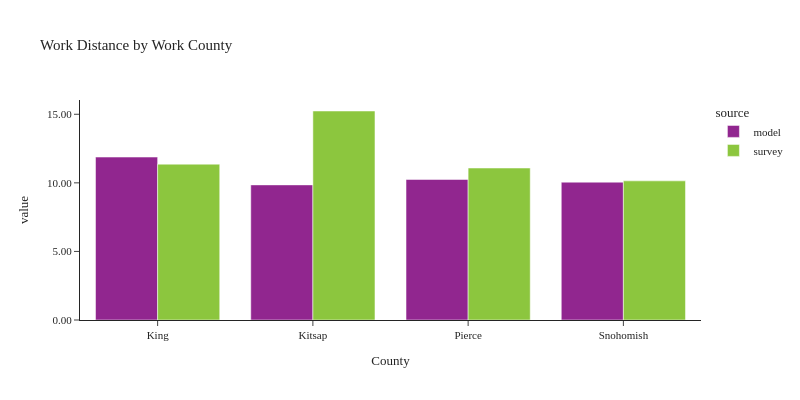

Write notebook code for a chart like this one.
### Code cell
plot_work_location(df_workers, 'CountyName_work', 'Work County', 'County')

### Figure 1 — Plotly figure (JSON) as saved in the notebook; plotly's stock layout.template omitted (floating-point values rounded to 4 significant figures)
{"data": [{"alignmentgroup": "True", "customdata": [[1440581], [102008], [352952], [327518]], "hovertemplate": "source=model<br>CountyName_work=%{x}<br>value=%{y}<br>sample count=%{customdata[0]}<extra></extra>", "legendgroup": "model", "marker": {"color": "#91268F", "pattern": {"shape": ""}}, "name": "model", "offsetgroup": "model", "orientation": "v", "showlegend": true, "textposition": "auto", "type": "bar", "x": ["King", "Kitsap", "Pierce", "Snohomish"], "xaxis": "x", "y": [11.88, 9.852, 10.25, 10.05], "yaxis": "y"}, {"alignmentgroup": "True", "customdata": [[2198], [112], [206], [307]], "hovertemplate": "source=survey<br>CountyName_work=%{x}<br>value=%{y}<br>sample count=%{customdata[0]}<extra></extra>", "legendgroup": "survey", "marker": {"color": "#8CC63E", "pattern": {"shape": ""}}, "name": "survey", "offsetgroup": "survey", "orientation": "v", "showlegend": true, "textposition": "auto", "type": "bar", "x": ["King", "Kitsap", "Pierce", "Snohomish"], "xaxis": "x", "y": [11.36, 15.24, 11.08, 10.15], "yaxis": "y"}], "layout": {"barmode": "group", "font": {"size": 11}, "height": 400, "legend": {"title": {"text": "source"}, "tracegroupgap": 0}, "title": {"text": "Work Distance by Work County"}, "width": 800, "xaxis": {"anchor": "y", "domain": [0.0, 1.0], "title": {"text": "County"}}, "yaxis": {"anchor": "x", "domain": [0.0, 1.0], "tickformat": ".2f", "title": {"text": "value"}}}}
